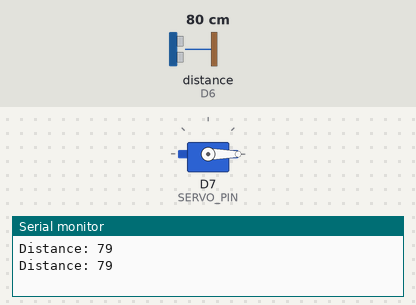
The sketch below on a simulated ESP8266 (NodeMCU). Parts: servo, the last lines printed to the serial monitor. Wiring (inferred from the names in the program): ultrasonic range finder: trigger D5; echo D6. Inputs (shaded band) come from the test bench; at power-on: distance to the obstacle (sensor on D6) 80 cm. The echo pulse lasts 58.3 µs per cm.

Above: at 1.8 s.
1.9 s: distance to the obstacle (sensor on D6) set to 33 cm
3.4 s: distance to the obstacle (sensor on D6) set to 28 cm
At 4.4 s:
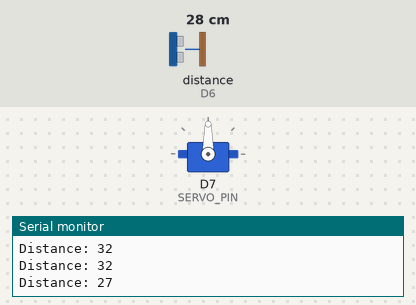
5.5 s: distance to the obstacle (sensor on D6) set to 35 cm
At 7.2 s:
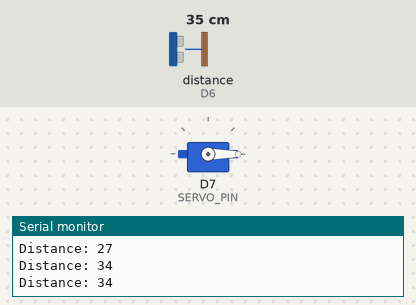
7.5 s: distance to the obstacle (sensor on D6) set to 2 cm
At 8.9 s:
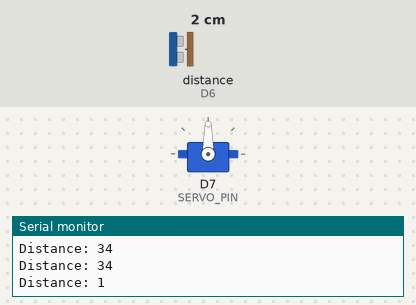
Timing chart, 0 to 10.5 s (numbered marks = the images above; inputs shaded):
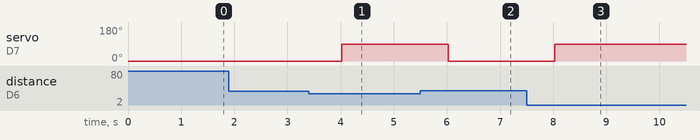

The sketch:

servo_with_ultrasonic.ino
```cpp
 #include <Servo.h> // servo library

#define TRIG_PIN D5 //connect trig pin from ultrasonic to esp32 D12
#define ECHO_PIN D6 //connect echo pin from ultrasonic to esp32 D14
#define SERVO_PIN D7 //connect servo pin to esp32 D13

 Servo myservo;

 void setup()
 {
  Serial.begin(9600);
  pinMode(TRIG_PIN, OUTPUT);
  pinMode(ECHO_PIN, INPUT);
  myservo.attach(SERVO_PIN);  // servo attach D3 pin of arduino
 }
 void loop()
 {
  long duration, distance;
  digitalWrite(TRIG_PIN, LOW);
  delayMicroseconds(10);
  digitalWrite(TRIG_PIN, HIGH);
  delayMicroseconds(10);
  digitalWrite(TRIG_PIN, LOW);
  duration = pulseIn(ECHO_PIN, HIGH);
  distance = duration * 0.034 / 2;
  Serial.print("Distance: ");
  Serial.println(distance);


  // Control servo motor based on distance
  if (distance <= 30) {
    myservo.write(90); // set servo position to 90 degrees
  } else if (distance > 30) {
    myservo.write(0); // set servo position to 0 degrees
  }

  delay(1000); // wait for half a second before taking another measurement
 }
```

Measured:
- the behaviour switches between 32 and 31 cm on distance to the obstacle (sensor on D6) (found by bisection; images 0 and 1)
- after the input at 3.4 s, servo on D7 (SERVO_PIN): 0° → 90° after 0.62 s
- after the input at 5.5 s, servo on D7 (SERVO_PIN): 90° → 0° after 0.52 s
- after the input at 7.5 s, servo on D7 (SERVO_PIN): 0° → 90° after 0.53 s
